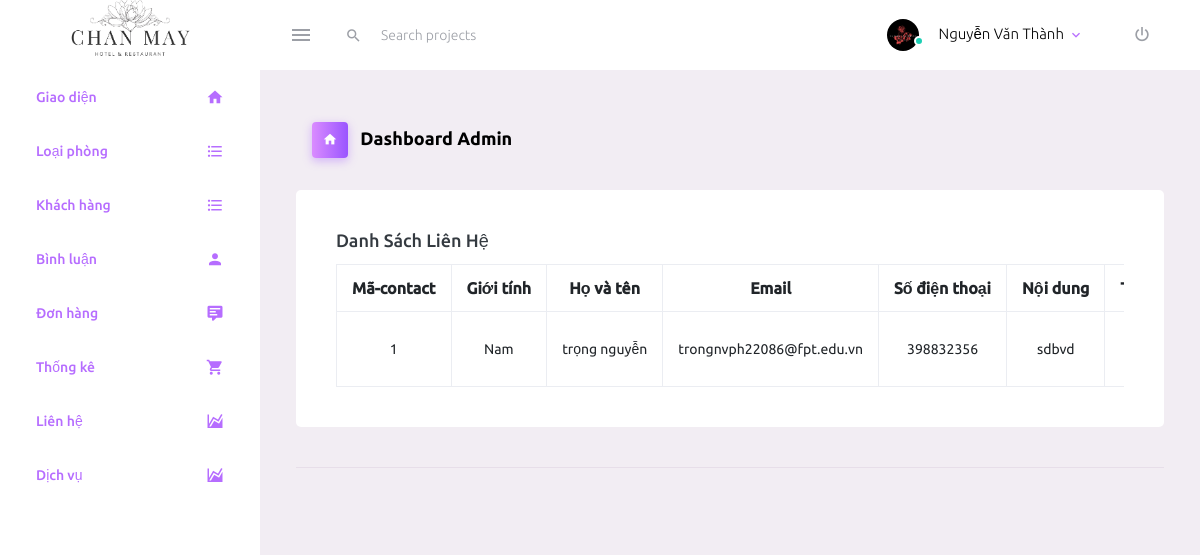
The app's page /index.php?url=quan-ly-lien-he (signed in) with its own data.
### tables this page shows
CREATE TABLE `contact` (
  `id_contact` int(11) NOT NULL,
  `sex` varchar(255) NOT NULL COMMENT 'Giới tính',
  `fullname` varchar(255) NOT NULL,
  `email` varchar(255) NOT NULL,
  `tel` int(20) NOT NULL,
  `content` text NOT NULL,
  `status` tinyint(3) DEFAULT 0 COMMENT '0 : Chưa trả lời\r\n1: Đã trả lời'
);

### Controller/adminController.php (called while the page is built, shortened)
<?php
require_once "./Models/home.php";
require_once './Models/pdo.php';
require_once './Models/contact.php';
if (isset($_SESSION['account']) && ($_SESSION['account']['role'] == 1)) {
    function listLienHe()
    {
        include_once './View/Admin/header.php';
        $list_contact = loadall_contact();
        include_once './View/Admin/lienhe/list_lienhe.php';
        include_once './View/Admin/footer.php';
    }
}
?>

### Models/pdo.php (called while the page is built, shortened)
<?php
function pdo_get_connection(){
    $dburl = "mysql:host=localhost;dbname=duan1;charset=utf8";
    $username = 'root';
    $password = '';
    $conn = new PDO($dburl, $username, $password);
    $conn->setAttribute(PDO::ATTR_ERRMODE, PDO::ERRMODE_EXCEPTION);
    return $conn;
}
function pdo_query($sql){
    $sql_args = array_slice(func_get_args(), 1);
    try{
        $conn = pdo_get_connection();
        $stmt = $conn->prepare($sql);
        $stmt->execute($sql_args);
        $rows = $stmt->fetchAll();
        return $rows;
    }
    catch(PDOException $e){
        throw $e;
    }
    finally{
        unset($conn);
    }
}

### Models/contact.php (called while the page is built, shortened)
<?php
function loadall_contact(){
    $result = "Select * from contact order by id_contact desc";
    $comment = pdo_query($result);
    return $comment;
}
?>

### View/Admin/lienhe/list_lienhe.php (the view, shortened to what this page needs)
<div class="row">
    <div class="col-12 grid-margin">
        <div class="card">
            <div class="card-body">
                <h4 class="card-title">Danh sách liên hệ </h4>
                <div class="table-responsive">
                    <table class="table text-center table-bordered table1">
                        <thead>
                        <tr>
                            <th>Mã-contact</th>
                            <th>Giới tính</th>
                            <th>Họ và tên </th>
                            <th>Email</th>
                            <th>Số điện thoại</th>
                            <th>Nội dung</th>
                            <th>Trạng thái</th>
                        </tr>
                        </thead>
                        <tbody>
                        <?php
                        foreach ($list_contact as $value){
                            extract($value);
                            if ($status == 0) {
                                $trangthai = "Chưa trả lời";
                            }elseif ($status == 1) {
                                $trangthai = "Đã trả lời";
                            }
                            if ($sex == 1 ) {
                               $gioitinh = "Nam";
                            }elseif ($sex == 2) {
                                $gioitinh = "Nữ";
                            }else {
                                $gioitinh = "Null";
                            }
                            echo '
                        <tr>
                            <td>' . $id_contact  . '</td>
                            <td>' . $gioitinh . '</td>
                            <td>'.$fullname.'</td>
                            <td>'.$email . '</td>
                            <td>' . $tel. '</td>
                            <td>' . $content . '</td>
                            <td>'.$trangthai.' </td>
                            <td class="btn1">
                                <a href="index.php?url=sua-lien-he&id='.$id_contact .'"><input class="btn btn-primary btn2" type="button" value="Sửa"></a>
                                <a href="index.php?url=xoa-lien-he&id='.$id_contact .'" onclick="return confirm(`Bạn muốn xóa?`)" ; id="delete">
                                    <input class="btn btn-danger btn2" type="button" value="Xóa"></a>
                            </td>
                        </tr>
                               ';
                        }
                        ?>
                        </tbody>
                    </table>
                </div>
            </div>
        </div>
    </div>
</div>

### View/Admin/lienhe/list_lienhe.php (style rules this page uses)
td { line-height: 40px; }
.table1 thead tr th { font-weight: 600; font-size: 1rem; }

### records on screen
contact: id_contact "1", sex "Nam", fullname "trọng nguyễn", email "trongnvph22086@fpt.edu.vn", tel "398832356", content "sdbvd"

### other values on screen
$_SESSION['account']['fullname'] "Nguyễn Văn Thành"
